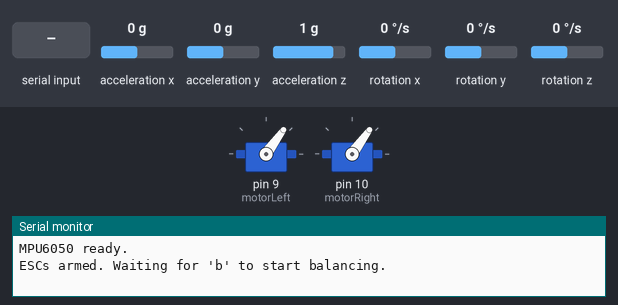
The sketch below on a simulated Arduino Uno, built with avr-gcc and run on an emulated ATmega328P. Shown: 2 × servo, the last lines printed to the serial monitor. Inputs (shaded band) come from the test bench; at power-on: acceleration x 0 g, acceleration y 0 g, acceleration z 1 g, rotation x 0 °/s, rotation y 0 °/s, rotation z 0 °/s.

Above: at 4.7 s.
4.8 s: "x" received over Serial
At 5.9 s:
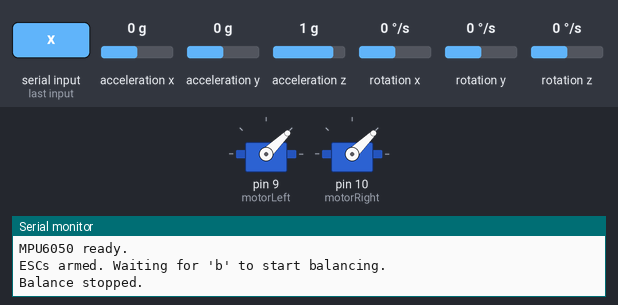
6.3 s: "b" received over Serial
At 7.4 s:
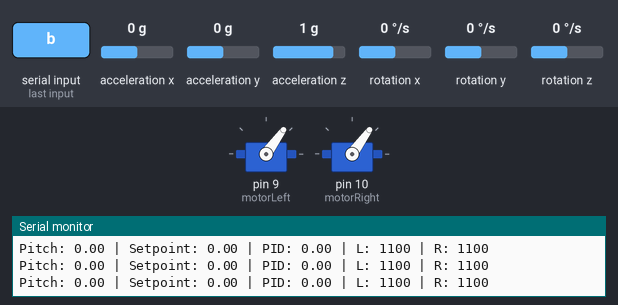
7.8 s: acceleration x set to -1.4 g
At 8.5 s:
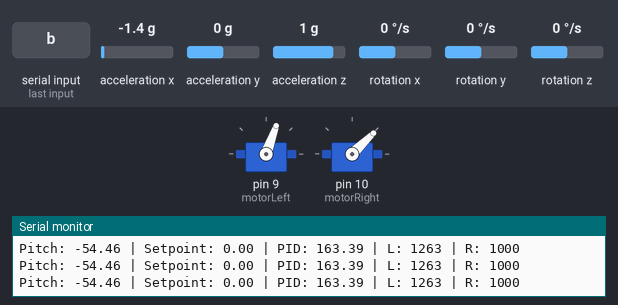
9.3 s: acceleration y set to -1.4 g
At 9.9 s:
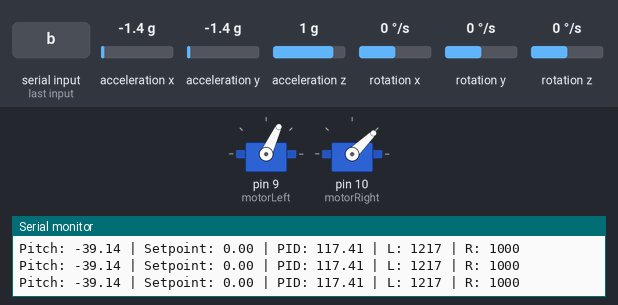
10.8 s: acceleration z set to -1.4 g
At 12.0 s:
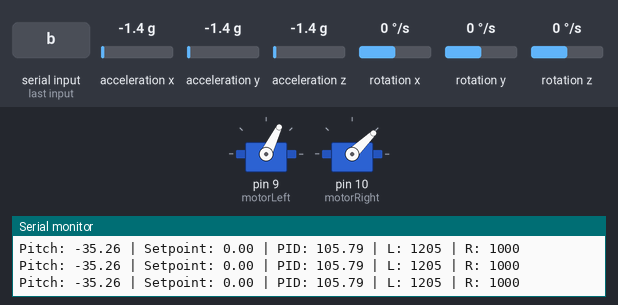
12.3 s: acceleration x set to 0.8 g
At 13.2 s:
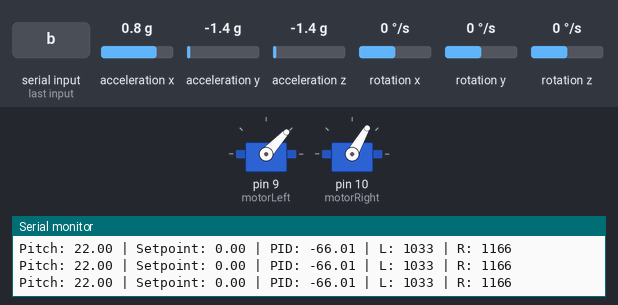
Timing chart, 0 to 14.8 s (numbered marks = the images above; inputs shaded):
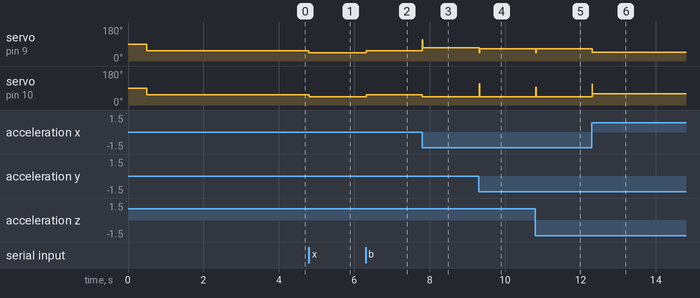

The sketch:

testing_PID_bicopter.ino
```cpp
#include "Wire.h"
#include "I2Cdev.h"
#include "MPU6050_6Axis_MotionApps20.h"
#include <Servo.h>

MPU6050 mpu;
Servo motorLeft;
Servo motorRight;

bool dmpReady = false;
uint8_t fifoBuffer[64];
Quaternion q;
VectorFloat gravity;
float ypr[3];

// PID Variables
float Kp = 3.0, Ki = 0.0, Kd = 1.5;
float previous_error = 0;
float integral = 0;

float setpoint = 0;
float offsetAngle = 0;
bool balanceActive = false;

// Time
unsigned long lastTime = 0;

// ESC signal values
int baseThrottle = 1100;  // neutral throttle (ESC idle)
int maxThrottle = 1700;

void setup() {
  Serial.begin(115200);
  Wire.begin();

  mpu.initialize();
  if (mpu.dmpInitialize() == 0) {
    mpu.setDMPEnabled(true);
    dmpReady = true;
    Serial.println("MPU6050 ready.");
  } else {
    Serial.println("MPU6050 init failed.");
  }

  motorLeft.attach(9);
  motorRight.attach(10);


  motorLeft.writeMicroseconds(baseThrottle);
  motorRight.writeMicroseconds(baseThrottle);
  delay(3000);
  Serial.println("ESCs armed. Waiting for 'b' to start balancing.");
}

void loop() {
  if (Serial.available()) {
    char cmd = Serial.read();

    if (cmd == 'b') {
      balanceActive = true;
      setpoint = offsetAngle;
      Serial.println("Balance started.");
    } else if (cmd == 'x') {
      balanceActive = false;
      Serial.println("Balance stopped.");
      motorLeft.writeMicroseconds(1000);
      motorRight.writeMicroseconds(1000);
    } else if (cmd == 'r') {
      offsetAngle += 10;
      setpoint = offsetAngle;
      Serial.print("Setpoint increased: ");
      Serial.println(setpoint);
    } else if (cmd == 'l') {
      offsetAngle -= 10;
      setpoint = offsetAngle;
      Serial.print("Setpoint decreased: ");
      Serial.println(setpoint);
    } else if (cmd == 's') {
      offsetAngle = 0;
      setpoint = 0;
      Serial.println("Setpoint reset to 0");
    } else if (cmd == 'z') {
      offsetAngle = 0;
      setpoint = 0;
      balanceActive = false;
      motorLeft.writeMicroseconds(1000);
      motorRight.writeMicroseconds(1000);
      Serial.println("Safety Reset: All values to 0, balance OFF");
    }
  }

  if (dmpReady && mpu.dmpGetCurrentFIFOPacket(fifoBuffer)) {
    mpu.dmpGetQuaternion(&q, fifoBuffer);
    mpu.dmpGetGravity(&gravity, &q);
    mpu.dmpGetYawPitchRoll(ypr, &q, &gravity);

    float pitch = ypr[1] * 180 / PI;

    if (balanceActive) {
      float error = setpoint - pitch;
      unsigned long now = millis();
      float dt = (now - lastTime) / 1000.0;
      lastTime = now;

      integral += error * dt;
      float derivative = (error - previous_error) / dt;
      previous_error = error;

      float output = Kp * error + Ki * integral + Kd * derivative;

      int leftSpeed = constrain(baseThrottle + output, 1000, maxThrottle);
      int rightSpeed = constrain(baseThrottle - output, 1000, maxThrottle);

      motorLeft.writeMicroseconds(leftSpeed);
      motorRight.writeMicroseconds(rightSpeed);

      Serial.print("Pitch: ");
      Serial.print(pitch);
      Serial.print(" | Setpoint: ");
      Serial.print(setpoint);
      Serial.print(" | PID: ");
      Serial.print(output);
      Serial.print(" | L: ");
      Serial.print(leftSpeed);
      Serial.print(" | R: ");
      Serial.println(rightSpeed);
    }
  }
}
```

Measured:
- after the input at 4.8 s, servo on pin 9 (motorLeft), servo on pin 10 (motorRight): 54° → 44° at once
- after the input at 6.3 s, servo on pin 9 (motorLeft), servo on pin 10 (motorRight): 44° → 54° at once
- after the input at 7.8 s, servo on pin 9 (motorLeft): 54° → 70° at once; servo on pin 10 (motorRight): 54° → 44° at once
- after the input at 9.3 s, servo on pin 9 (motorLeft): 70° → 65° at once; servo on pin 10 (motorRight): 44° → 112° at once, → 44° 0.01 s later
- after the input at 10.8 s, servo on pin 9 (motorLeft): 65° → 64° at once; servo on pin 10 (motorRight): 44° → 95° at once, → 44° 0.01 s later
- after the input at 12.3 s, servo on pin 9 (motorLeft): 64° → 47° at once; servo on pin 10 (motorRight): 44° → 60° at once
